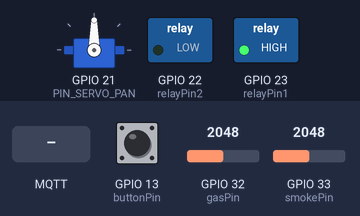
A sketch run on a simulated ESP32. On the bench: servo, switched loads named in the sketch (green lamp = pin HIGH). Inputs (shaded band) come from the test bench; at power-on: GPIO 13 (buttonPin) LOW, GPIO 32 (gasPin) = 2048, GPIO 33 (smokePin) = 2048 (analog values on the 0–4095 scale). WiFi joins after 1.5 s; servers stay silent unless stated; random numbers use the default seed unless the sketch sets one; no MQTT or app messages arrive unless stated; what the sketch prints to the serial monitor is not drawn.

Above: at 1.2 s.
1.3 s: MQTT message "fire" arrives on the first subscribed topic
4.3 s: GPIO 13 (buttonPin) pulled HIGH for 0.15 s
At 5.5 s:
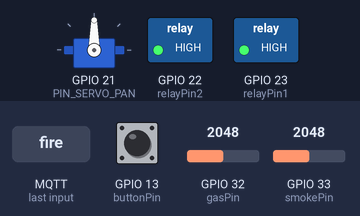
6.5 s: GPIO 13 (buttonPin) pulled HIGH for 1 s
At 7.2 s:
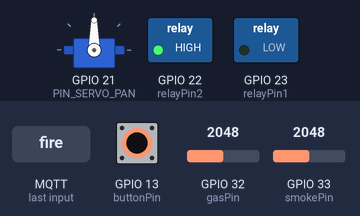
9.0 s: GPIO 13 (buttonPin) pulled HIGH for 3.2 s
At 12.7 s:
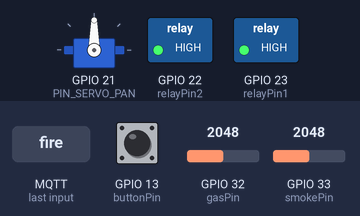
13.7 s: MQTT message "safe" arrives on the first subscribed topic
At 14.9 s:
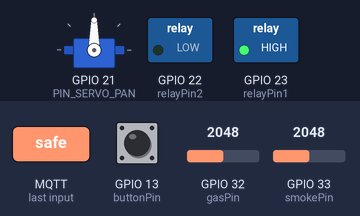
15.2 s: MQTT message "1" arrives on the first subscribed topic
Timing chart, 0 to 17.7 s (numbered marks = the images above; inputs shaded):
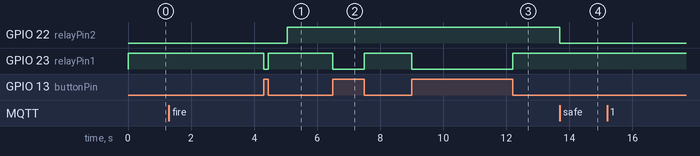

Measured:
- after the input at 1.3 s, every drawn part: stays the same
- after the input at 4.3 s, GPIO 23 (relayPin1): HIGH → LOW at once, → HIGH 0.15 s later
- after the input at 6.5 s, GPIO 23 (relayPin1): HIGH → LOW at once, → HIGH 1.0 s later
- after the input at 9.0 s, GPIO 23 (relayPin1): HIGH → LOW at once, → HIGH 3.2 s later
- after the input at 13.7 s, GPIO 22 (relayPin2): HIGH → LOW at once
- after the input at 15.2 s, every drawn part: stays the same

The sketch:

codephancungok3.ino
```cpp
#include <WiFi.h>
#include <PubSubClient.h>
#include <ArduinoJson.h>
#include <ESP32Servo.h>

// ---------- Cấu hình ----------
// WiFi
const char* ssid = "Không cho";
const char* password = "27052705";

// MQTT
 const char* mqtt_server = "172.20.10.7";
 const int mqtt_port = 1883;
 const char* mqtt_user = "";
 const char* mqtt_pass = "";
// MQTT TOPICS - CHUẨN HÓA THEO NODE-RED
// ====================================
// ESP32 GỬI LÊN (Publish)
const char* TOPIC_SENSORS = "pccc/esp32/sensors";   // Gửi JSON: {smoke, gas, relay2, timestamp}
const char* TOPIC_STATUS = "pccc/esp32/status";     // Gửi heartbeat

// ESP32 NHẬN VỀ (Subscribe)
const char* TOPIC_SERVO = "pccc/esp32/servo";       // Nhận: {servo_pan, servo_tilt, action}
const char* TOPIC_RELAY = "pccc/esp32/relay";       // Nhận: {relay2, duration}


// Chân kết nối
const int gasPin    = 32;
const int smokePin  = 33;
const int relayPin1 = 23; // Còi + đèn
const int relayPin2 = 22; // Bơm
const int buttonPin = 13; // Nút dừng khẩn cấp
const int PIN_SERVO_PAN  = 21; // pan khoogn tilt

// Ngưỡng
const int gas_threshold   = 1500;
const int smoke_threshold = 1500;

// ---------- Biến toàn cục ----------
WiFiClient espClient;
PubSubClient client(espClient);
Servo servoPan;
int servoPanAngle = 90;

// Timer biến (dùng millis thay cho delay)
unsigned long lastPublish = 0;
unsigned long lastReconnectAttempt = 0;
const unsigned long publishInterval = 1000; // 1 giây gửi 1 lần
const unsigned long reconnectInterval = 5000; // 5 giây thử kết nối lại 1 lần

bool relay2_remote_state = false; // Lưu trạng thái lệnh từ server

// ---------- Functions ----------

void setup_wifi() {
  if (WiFi.status() == WL_CONNECTED) return;

  // Chỉ bắt đầu kết nối, không dùng while chờ đợi để tránh treo code
  WiFi.begin(ssid, password);
  // Serial.println("Dang ket noi Wifi...");
}

void reconnect_mqtt() {
  // Nếu đã kết nối rồi thì thoát ngay
  if (client.connected()) return;

  // Chỉ thử kết nối lại mỗi 5 giây (Non-blocking)
  unsigned long now = millis();
  if (now - lastReconnectAttempt > reconnectInterval) {
    lastReconnectAttempt = now;

    // Tạo ID ngẫu nhiên để tránh xung đột với ESP cũ
    String clientId = "ESP32_Client_";
    clientId += String(random(0xffff), HEX);

    if (client.connect(clientId.c_str(), mqtt_user, mqtt_pass)) {
      // Serial.println("MQTT Connected!");
      client.subscribe(TOPIC_RELAY);
      client.subscribe(TOPIC_SERVO);
    } else {
      // Serial.print("MQTT failed, rc=");
      // Serial.println(client.state());
    }
  }
}

void mqtt_callback(char* topic, byte* payload, unsigned int length) {
  // Chuyển payload thành string
  String message;
  for (unsigned int i = 0; i < length; i++) message += (char)payload[i];

  // Tạo topicStr để so sánh
  String topicStr = String(topic);

  //
  // --------- XỬ LÝ LỆNH RELAY2 TỪ SERVER ---------
if (topicStr == TOPIC_RELAY) {

    StaticJsonDocument<256> doc;
    DeserializationError error = deserializeJson(doc, payload, length);

    String cmd = "";

    if (!error && doc.containsKey("relay2")) {
        // Trường hợp JSON: {"relay2": "fire"}
        cmd = String(doc["relay2"].as<const char*>());
    }
    else {
        // Trường hợp gửi chuỗi raw: fire
        for (unsigned int i = 0; i < length; i++)
            cmd += (char)payload[i];
    }

    cmd.trim();
    cmd.toLowerCase();

    // -------------------------
    // 🔥 Chỉ hỗ trợ fire / safe
    // -------------------------
    if (cmd == "fire") {
        relay2_remote_state = true;
    }
    else if (cmd == "safe") {
        relay2_remote_state = false;
    }

    Serial.print("[MQTT][RELAY] Command = ");
    Serial.println(cmd);

    Serial.print("[MQTT][RELAY] relay2_remote_state = ");
    Serial.println(relay2_remote_state ? "ON" : "OFF");

    return;
}


  // --- Xử lý Servo ---
  StaticJsonDocument<256> doc;
  DeserializationError error = deserializeJson(doc, payload, length);
  if (!error && topicStr == TOPIC_SERVO) {
    if (doc.containsKey("servo_pan")) {
      servoPanAngle = doc["servo_pan"];
      servoPan.write(servoPanAngle);
      Serial.println("[SERVO] Pan: " + String(servoPanAngle) + "°");
    }

    String action = doc["action"] | "move";
    Serial.println("[SERVO] Action: " + action);
  }
}


// ---------- Setup ----------
void setup() {
  // Serial.begin(115200); // Bật lên để debug nếu cần
  servoPan.attach(PIN_SERVO_PAN);
  servoPan.write(90);  // vị trí ban đầu, giữa

  pinMode(relayPin1, OUTPUT);
  pinMode(relayPin2, OUTPUT);

  // QUAN TRỌNG: Nút nhấn kích mức HIGH -> Dùng điện trở kéo xuống (PULLDOWN)
  // Trạng thái bình thường (không nhấn) = LOW. Nhấn = HIGH (3.3V)
  pinMode(buttonPin, INPUT_PULLDOWN);

  // Trạng thái ban đầu: TẮT HẾT
  digitalWrite(relayPin1, LOW);
  digitalWrite(relayPin2, LOW);

  analogReadResolution(12);

  setup_wifi(); // Gọi lần đầu
  client.setServer(mqtt_server, mqtt_port);
  client.setCallback(mqtt_callback);
}

// ---------- Loop ----------
void loop() {
  // 1. QUẢN LÝ KẾT NỐI (Không chặn code chính)
  if (WiFi.status() != WL_CONNECTED) {
      // Nếu mất Wifi, thử kết nối lại (nhưng không dừng chương trình)
      static unsigned long lastWifiCheck = 0;
      if (millis() - lastWifiCheck > 5000) {
         lastWifiCheck = millis();
         WiFi.reconnect();
      }
  } else {
      // Có Wifi thì lo vụ MQTT
      reconnect_mqtt();
      client.loop();
  }

  // 2. ĐỌC CẢM BIẾN & NÚT NHẤN
  int gasValue = analogRead(gasPin);
  int smokeValue = analogRead(smokePin);
  int buttonState = digitalRead(buttonPin);


  // BẬT TẮT RELAY 2//
  if (relay2_remote_state) {
    digitalWrite(relayPin2, HIGH);
  } else {
    digitalWrite(relayPin2, LOW);
  }


  // 3. XỬ LÝ LOGIC ĐIỀU KHIỂN (Ưu tiên an toàn số 1)

  if (buttonState == HIGH) {
    // --- TRƯỜNG HỢP KHẨN CẤP (Nút đang nhấn) ---
    digitalWrite(relayPin1, LOW); // Tắt hết

    // Serial.println("EMERGENCY STOP!");

  } else {
    // --- TRƯỜNG HỢP BÌNH THƯỜNG (Hoạt động tự động) ---

    // Logic Relay 1 (Cảm biến Gas/Khói)
    bool isDanger = (gasValue >= gas_threshold || smokeValue >= smoke_threshold);
    digitalWrite(relayPin1, isDanger ? HIGH : LOW);

  }

  // // 4. GỬI DỮ LIỆU MQTT (Mỗi 1 giây)
  // unsigned long now = millis();
  // if (now - lastPublish >= publishInterval) {
  //   lastPublish = now;

  //   // Chỉ gửi khi có kết nối để tránh lỗi
  //   if (client.connected()) {
  //     client.publish(TOPIC_SENSORS, String(gasValue).c_str());
  //     client.publish(topic_mh_value, String(smokeValue).c_str());

  //   }
  // }
  // 4. GỬI DỮ LIỆU MQTT (Mỗi 1 giây)
unsigned long now = millis();
if (now - lastPublish >= publishInterval) {
    lastPublish = now;

    // Chỉ gửi khi có kết nối
    if (client.connected()) {
        // Tạo JSON gộp tất cả dữ liệu
        StaticJsonDocument<128> doc;
        doc["gas"] = gasValue;
        doc["smoke"] = smokeValue;
        doc["relay2"] = digitalRead(relayPin2);
        doc["timestamp"] = now;

        char buffer[128];
        serializeJson(doc, buffer);

        client.publish(TOPIC_SENSORS, buffer);

        Serial.println("[MQTT] → " + String(buffer)); // Debug
    }
}

}
```
